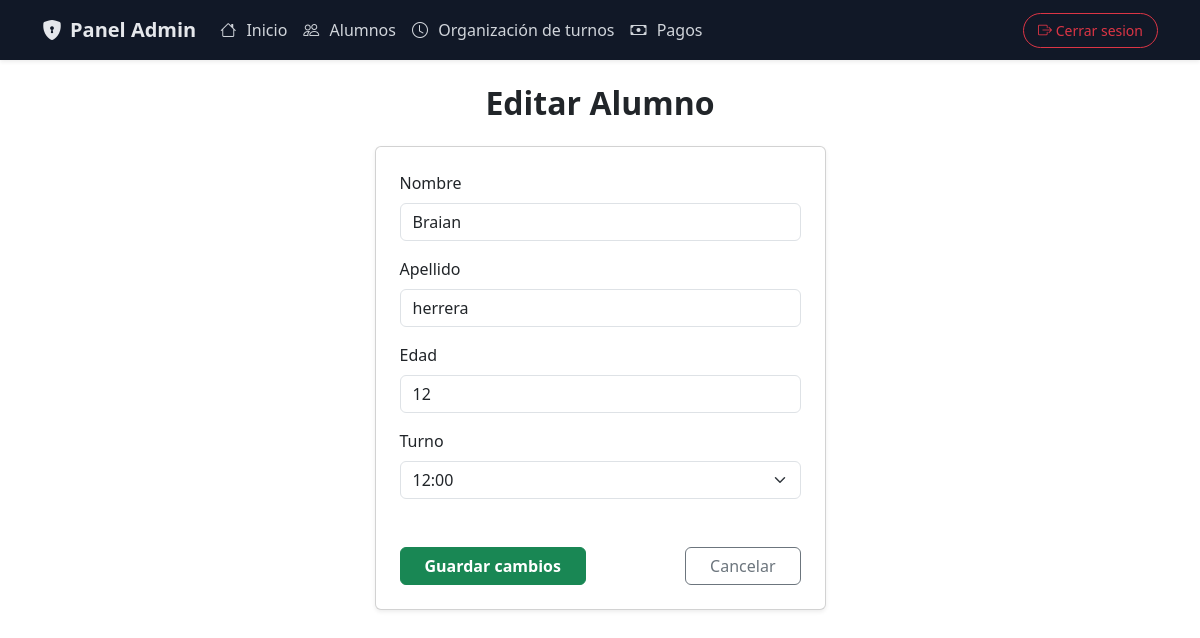
Screenshot of /admin/alumnos/editar/1 with the database file from the repository.
### models.py (models this page shows)
class Alumno(db.Model):
    __tablename__ = "alumnos"
    id = db.Column(db.Integer, primary_key=True)
    nombre = db.Column(db.String(50), nullable=False)
    apellido = db.Column(db.String(50), nullable=False)
    dni = db.Column(db.String(20), nullable=False, unique=True)
    edad = db.Column(db.Integer, nullable=False)
    turno = db.Column(db.String(20), nullable=False)
    fecha_alta = db.Column(db.Date, default=date.today)
    pagos = db.relationship("Pago", backref="alumno", lazy=True)

### main.py (the view, shortened to what this page needs)
@app.route("/admin/alumnos/editar/<int:id>", methods=["GET", "POST"])
def editar_alumno(id):
    alumno = Alumno.query.get_or_404(id)
    return render_template("admin/editar_alumno.html", alumno=alumno)

### templates/admin/editar_alumno.html (shortened to what this page needs)
{% extends "admin/base_admin.html" %}
{% block body %}
<h2 class="fw-bold mb-4 text-center">Editar Alumno</h2>
<div class="row justify-content-center">
    <div class="col-md-6 col-lg-5">
        <form method="POST" class="card p-4 shadow-sm">
            <div class="mb-3">
                <label class="form-label">Nombre</label>
                <input type="text" name="nombre" class="form-control"
                    value="{{alumno.nombre }}" required>
            </div>
            <div class="mb-3">
                <label class="form-label">Apellido</label>
                <input type="text" name="apellido" class="form-control"
                    value="{{alumno.apellido }}" required>
            </div>
            <div class="mb-3">
                <label class="form-label">Edad</label>
                <input type="number" name="edad" class="form-control"
                    value="{{alumno.edad }}" required>
            </div>
            <div class="mb-4">
                <label class="form-label">Turno</label>
                <select name="turno" class="form-select" required>
                    <option value="12:00" {% if alumno.turno == "12:00" %}selected{% endif %}>12:00</option>
                </select>
            </div>
            <div class="d-flex justify-content-between mt-4">
                <button class="btn btn-success fw-bold px-4">
                    Guardar cambios
                </button>
                <a href="{{ url_for('admin_alumnos') }}"
                    class="btn btn-outline-secondary px-4">
                    Cancelar
                </a>
            </div>
        </form>
    </div>
</div>
{% endblock %}

### rows the page displays
Alumno: nombre "Braian", apellido "herrera", edad "12", turno "12:00"
